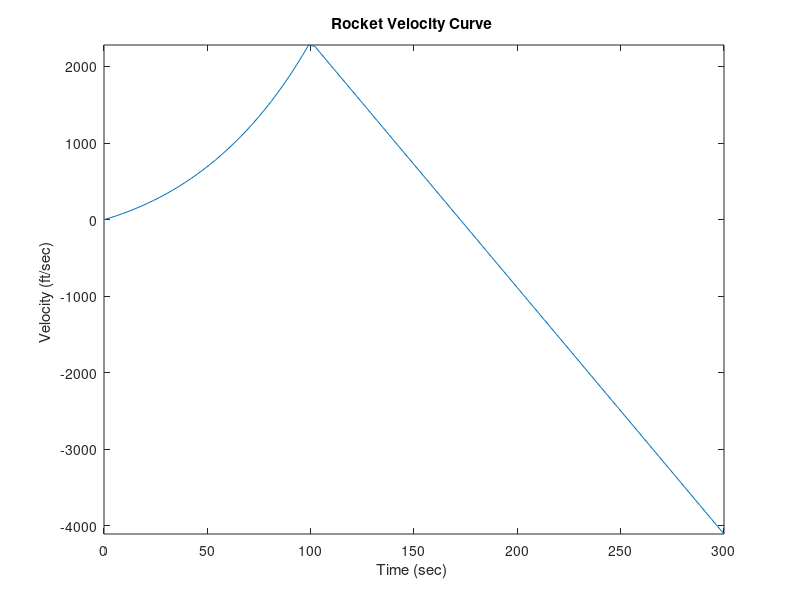

MATLAB code to generate this figure:
m=200;
u=8000;
q=1;
g=32.17;
b=100;
 
count=1;
for t=0:3:300
   
    if t<=b
        v(count)=u*log(m/(m-q*t))-g*t;
    else  
        v(count)=u*log(m/(m-q*b))-g*t;
    end
   
    tt(count)=t;
    count=count+1;
   
end
 
figure(1)
plot(tt,v)
xlabel('Time (sec) ');
ylabel('Velocity (ft/sec) ');
title('Rocket Velocity Curve ');
axis tight